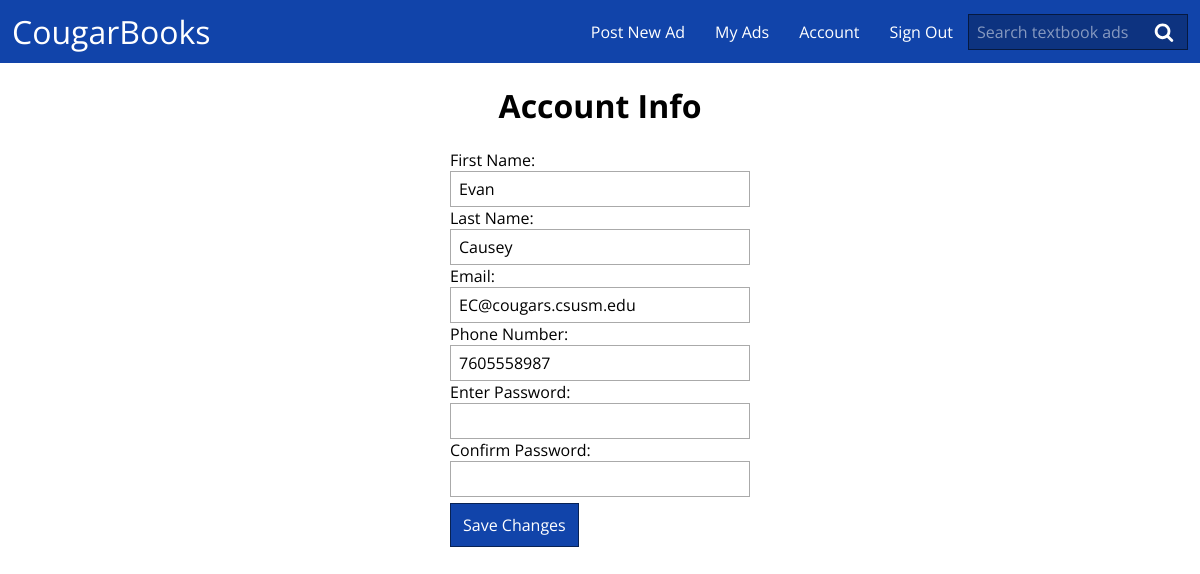
The app's page /account.php (signed in) with its own data.
### tables this page shows
CREATE TABLE `user`(
	`user_id` INTEGER AUTO_INCREMENT,
	`user_password` CHAR(64) NOT NULL,
	`first_name` VARCHAR(50) NOT NULL,
	`last_name` VARCHAR(50) NOT NULL,
	`email_address` VARCHAR(320) NOT NULL,
	`telephone_no` VARCHAR(12),
	`is_admin` TINYINT(1) NOT NULL DEFAULT 0,
	PRIMARY KEY user_PK (`user_id`)
);

### assets/php/database.php (called while the page is built, shortened)
<?php
class Database {
	private $dbh;
	function __construct($dbname, $user, $password) {
		$options = array(PDO::ATTR_ERRMODE => PDO::ERRMODE_EXCEPTION);
		try {
			$this->dbh = new PDO( "mysql:host=localhost;dbname=$dbname", $user, $password, $options );
		} catch (PDOException $e) {
			$this->error = $e->getMessage();
		}
	}
	public function fetchOne( $query, $params ) {
		$sth = $this->dbh->prepare( $query );
		$sth->execute( $params );
		return $sth->fetch(PDO::FETCH_ASSOC);
	}
}
$db = new Database('team2', 'evans099', 'evans099');
?>

### account.php (the view, shortened to what this page needs)
<?php
include('assets/php/head.php');
?>
</head>
<body>
	<?php
	include('assets/php/header.php');
	?>
	<main>
		<h1>Account Info</h1>
		<?php if ( isset( $_SESSION['signed_in'] ) ): ?>
			<?php
			$query = 'SELECT first_name, last_name, email_address, telephone_no FROM user WHERE user_id = :user_id';
			$user = $db->fetchOne( $query, array(
				'user_id' => $_SESSION['user_id']
			) );
			?>
			<form class="account-info-form" action="assets/php/account.php" method="post">
				<label for="first-name-field">First Name:</label><br>
				<input id="first-name-field" type="text" name="first_name" value="<?php echo htmlspecialchars( $user['first_name'] ); ?>" required maxlength="30" autofocus><br>
				<label for="last-name-field">Last Name:</label><br>
				<input id="last-name-field" type="text" name="last_name" value="<?php echo htmlspecialchars( $user['last_name'] ); ?>" required maxlength="30"><br>
				<label for="email-field">Email:</label><br>
				<input id="email-field" type="text" name="email" value="<?php echo htmlspecialchars( $user['email_address'] ); ?>" required placeholder="me@example.com" pattern="\s*([^@]+)@([^@]+)\s*"><br>
				<label for="phone-field">Phone Number:</label><br>
				<input id="phone-field" type="text" name="phone" value="<?php echo htmlspecialchars( $user['telephone_no'] ); ?>" placeholder="xxx-xxx-xxxx" pattern="\s*(\d{3})-?(\d{3})-?(\d{4})\s*"><br>
				<label for="password-field">Enter Password:</label><br>
				<input id="password-field" type="password" name="password" required><br>
				<label for="confirm-password-field">Confirm Password:</label><br>
				<input id="confirm-password-field" type="password" name="confirm_password" required><br>
				<button type="submit" name="submit">Save Changes</button>
			</form>
		<?php else: ?>
			<p>You must <a href="<?php echo cb_get_signin_url(); ?>">sign in</a> or <a href="<?php echo cb_get_register_url(); ?>">register</a> to access this page.</p>
		<?php endif; ?>
	</main>
</body>
</html>

### assets/css/main.css (style rules this page uses)
body { margin: 0; padding: 0; font-family: 'Open Sans', sans-serif; }
main, section, header, nav, footer, article { display: block; }
input[type='text'], input[type='password'], textarea { padding: 6px 8px; padding-right: 36px; box-sizing: border-box; border: solid 1px #aaa; font-size: 16px; font-family: 'Open Sans', sans-serif; resize: vertical; }
input[type='button'], input[type='submit'], input[type='reset'], button { margin: 6px 0; border: solid 1px rgba(0, 0, 0, 0.5); background-color: rgba(0, 0, 0, 0.25); padding: 10px 12px; background-color: #14a; font-family: 'Open Sans', sans-serif; font-size: 16px; color: #fff; }
main { margin: 0 auto; text-align: center; max-width: 800px; }
form { display: inline-block; width: 300px; text-align: left; }
form textarea, form input[type="text"], form input[type="password"], form input[type="file"] { width: 100%; }

### records on screen
user: first_name "Evan", last_name "Causey", email "EC@cougars.csusm.edu", phone "7605558987"
